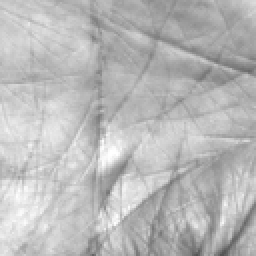
#> input picture BMP600/002_5.bmp, 128 x 128 px, given as the content of the folder images_cp/, which was not available (shown 2 times larger)
$ python Gabor.py   (older library calls are emulated)
#> lines starting #> are read from the running program, lines starting #| are printed output that depends on the picture; pictures that were not available may be replaced by others from this repository, and a replacement may not be noted
### Gabor_common.py
import numpy as np
import cv2
import sys

sys.path.append('../')


def build_filters():
    filters = []
    ksize = 31
    for theta in np.arange(0, np.pi, np.pi / 16):
        kern = cv2.getGaborKernel((ksize, ksize), 4.0, theta, 10.0, 0.5, 0, ktype=cv2.CV_32F)
        kern /= 1.5 * kern.sum()
        filters.append(kern)
#> further down, img is the input picture: shape (128, 128); min 84, max 255, mean 185.3
    return filters


def process(img, filters):
    accum = np.zeros_like(img)
    for kern in filters:
        fimg = cv2.filter2D(img, cv2.CV_8UC3, kern)
        np.maximum(accum, fimg, accum)
#> this loop made 16 passes
#> pass 1, in process, `fimg = cv2.filter2D(img, cv2.CV_8UC3, kern)`:
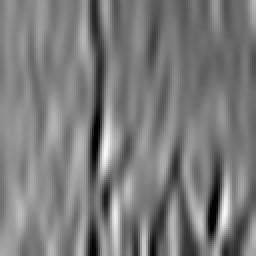
#> fimg: shape (128, 128) (shown 2 times larger); min 0, max 249, mean 123.6
#> pass 2, in process, `fimg = cv2.filter2D(img, cv2.CV_8UC3, kern)`:
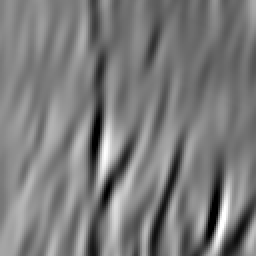
#> fimg: shape (128, 128) (shown 2 times larger); min 0, max 255, mean 123.7
#> pass 3, in process, `fimg = cv2.filter2D(img, cv2.CV_8UC3, kern)`:
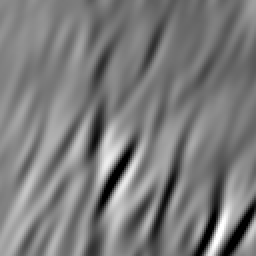
#> fimg: shape (128, 128) (shown 2 times larger); min 0, max 255, mean 123.9
#> after the loop:
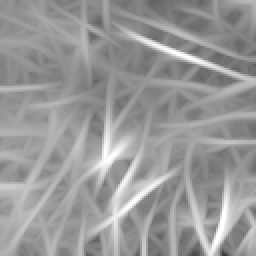
#> accum: shape (128, 128) (shown 2 times larger); min 57, max 255, mean 152.9
    return accum


# [15 lines left out: function demo, not called in this run]


def get_cos(vector_a, vector_b):
    vector_a = np.reshape(vector_a, (-1))
    vector_b = np.reshape(vector_b, (-1))
    num = np.dot(vector_a, vector_b.T)  # 若为行向量则 A * B.T
    denom = np.linalg.norm(vector_a) * np.linalg.norm(vector_b)
    cos = num / denom  # 余弦值
    sim = 0.5 + 0.5 * cos  # 归一化
    return sim

### LBP/rotation_invariant_LBP.py
import cv2
import numpy as np


def rotation_invariant_LBP(img, radius=3, neighbors=8):
#> called with radius = 10, neighbors = 8
    h, w = img.shape
#> h = 128; w = 128
    dst = np.zeros((h - 2 * radius, w - 2 * radius), dtype=img.dtype)
#> dst: shape (108, 108); every value is 0
    for k in range(neighbors):
        # 计算采样点对于中心点坐标的偏移量rx，ry
        rx = radius * np.cos(2.0 * np.pi * k / neighbors)
        ry = -(radius * np.sin(2.0 * np.pi * k / neighbors))
        # 为双线性插值做准备
        # 对采样点偏移量分别进行上下取整
        x1 = int(np.floor(rx))
        x2 = int(np.ceil(rx))
        y1 = int(np.floor(ry))
        y2 = int(np.ceil(ry))
        # 将坐标偏移量映射到0-1之间
        tx = rx - x1
        ty = ry - y1
        # 根据0-1之间的x，y的权重计算公式计算权重，权重与坐标具体位置无关，与坐标间的差值有关
        w1 = (1 - tx) * (1 - ty)
        w2 = tx * (1 - ty)
        w3 = (1 - tx) * ty
        w4 = tx * ty
        for i in range(radius, h - radius):
            for j in range(radius, w - radius):
                # 获得中心像素点的灰度值
                center = img[i, j]
                # 根据双线性插值公式计算第k个采样点的灰度值
                neighbor = img[i + y1, j + x1] * w1 + img[i + y2, j + x1] * w2 + img[i + y1, j + x2] * w3 + img[
                    i + y2, j + x2] * w4
                # LBP特征图像的每个邻居的LBP值累加，累加通过与操作完成，对应的LBP值通过移位取得
                dst[i - radius, j - radius] |= (neighbor > center) << (np.uint8)(neighbors - k - 1)
#> this loop made 8 passes
#> (rx, ry, x1, x2, y1, y2, tx, ty) on passes 1, 2, 4, 5, 6, 7, 8: (10, 0, 10, 10, 0, 0, 0, 0), (7.07, -7.07, 7, 8, -8, -7, 0.0711, 0.929), (-7.07, -7.07, -8, -7, -8, -7, 0.929, 0.929), (-10, -1.22e-15, -10, -10, -1, 0, 0, 1), (-7.07, 7.07, -8, -7, 7, 8, 0.929, 0.0711), (-1.84e-15, 10, -1, 0, 10, 10, 1, 0), (7.07, 7.07, 7, 8, 7, 8, 0.0711, 0.0711)
#> (ry, x1, x2, y1, y2, ty, w1, w2) on pass 3: (-10, 0, 1, -10, -10, 0, 1, 6.12e-16)
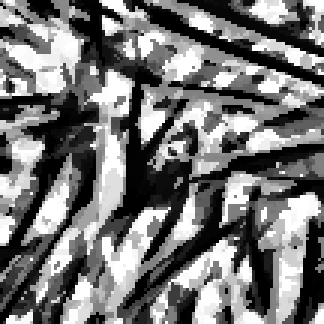
#> dst: shape (108, 108) (shown 3 times larger); min 0, max 255, mean 117.7
    # 进行旋转不变处理
    for i in range(dst.shape[0]):
        for j in range(dst.shape[1]):
            currentValue = dst[i, j]
            minValue = currentValue
            for k in range(1, neighbors):
                # 循环左移
                temp = (np.uint8)(currentValue >> (neighbors - k)) | (np.uint8)(currentValue << k)
                if temp < minValue:
                    minValue = temp

            dst[i, j] = minValue
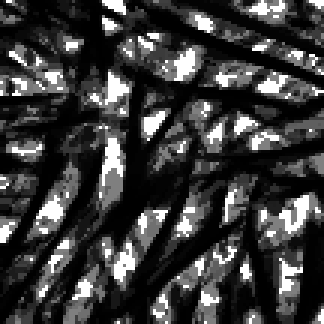
#> dst: shape (108, 108) (shown 3 times larger); min 0, max 255, mean 58.7

    return dst


# [7 lines that do not run on import are left out]

### LBP/LBPH.py
import numpy as np
from LBP.uniform_pattern_LBP import uniform_pattern_LBP
import cv2


def getLBPH(img_lbp, numPatterns, grid_x, grid_y, normed):
    '''
    计算LBP特征图像的直方图LBPH
    '''
#> called with numPatterns = 59, grid_x = 8, grid_y = 8, normed = False
    h, w = img_lbp.shape
#> h = 108; w = 108
    width = int(w / grid_x)
#> width = 13
    height = int(h / grid_y)
#> height = 13
    # 定义LBPH的行和列，grid_x*grid_y表示将图像分割的块数，numPatterns表示LBP值的模式种类
    result = np.zeros((grid_x * grid_y, numPatterns), dtype=float)
#> result: shape (64, 59) float64; every value is 0
    resultRowIndex = 0
    # 对图像进行分割，分割成grid_x*grid_y块，grid_x，grid_y默认为8
    for i in range(grid_x):
        for j in range(grid_y):
            # 图像分块
            src_cell = img_lbp[i * height:(i + 1) * height, j * width:(j + 1) * width]
            # 计算直方图
            hist_cell = getLocalRegionLBPH(src_cell, 0, (numPatterns - 1), normed)
            # 将直方图放到result中
            result[resultRowIndex] = hist_cell
            resultRowIndex += 1
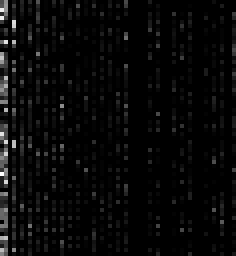
#> result: shape (64, 59) float64 (shown 4 times larger); min 0, max 56, mean 1.9; drawn with min black and max white
#> after the loop, resultRowIndex = 64
    return np.reshape(result, (-1))


def getLocalRegionLBPH(src, minValue, maxValue, normed):
    '''
    计算一个LBP特征图像块的直方图
    '''
    data = np.reshape(src, (-1))
    # 计算得到直方图bin的数目，直方图数组的大小
    bins = maxValue - minValue + 1
    # 定义直方图每一维的bin的变化范围
    ranges = (float(minValue), float(maxValue + 1))
    hist, bin_edges = np.histogram(src, bins=bins, range=ranges, normed=normed)
    return hist


# [9 lines that do not run on import are left out]

### Gabor.py
import numpy as np
import cv2
import sys
import Gabor_common as Gabor
import os
from LBP import LBPH
from LBP.MP_LBP import multi_scale_block_LBP
from LBP.rotation_invariant_LBP import rotation_invariant_LBP
from LBP.uniform_pattern_LBP import uniform_pattern_LBP

sys.path.append('../')


def step_pixel_cos():
    """
    逐像素计算图片经过Gabor滤波转换后的余弦值（有经过归一化处理）
    :return:
    """
    # 读取数据
    filters = Gabor.build_filters()
    image_path = './BMP600/'
    filenames = os.listdir(image_path)
    filenames.sort()
    image_H = np.ndarray(shape=(len(filenames), 128 * 128))
    for i in range(len(filenames)):
        img = cv2.imread(image_path + filenames[i], cv2.IMREAD_GRAYSCALE)
        res1 = Gabor.process(img, filters)
        image_H[i] = res1.reshape((-1))
        # 做归一化处理
        image_H[i] = (image_H[i] - np.mean(image_H[i])) / (np.max(image_H[i]) - np.min(image_H[i]))
        if i == 17:
            break

    # 计算余弦值
    print('图片001_1.bmp 与图片001_*.bmp 的特征向量余弦值：')
    for i in range(6):
        print('001_1.bmp 与001_%d.bmp:%f' % (i + 1, Gabor.get_cos(image_H[0], image_H[i])))
    print('图片001_1.bmp 与图片002_*.bmp 的特征向量余弦值：')
    for i in range(6, 12):
        print('001_1.bmp 与img_Categary_1_Num%d.bmp:%f' % (i + 1, Gabor.get_cos(image_H[0], image_H[i])))
    print('图片001_1.bmp 与图片003_*.bmp 的特征向量余弦值：')
    for i in range(12, 18):
        print('001_1.bmp 与003_%d.bmp:%f' % (i + 1, Gabor.get_cos(image_H[0], image_H[i])))


if __name__ == '__main__':
    # step_pixel_cos()
    # 读取数据
    NUM_PATTERNS = 59
    filters = Gabor.build_filters()
    image_path = 'images_cp/'
    filenames = os.listdir(image_path)
    filenames.sort()
    image_H = np.ndarray(shape=(len(filenames), 64 * NUM_PATTERNS))
    for i in range(len(filenames)):
        print(filenames[i])
        img = cv2.imread(image_path + filenames[i], cv2.IMREAD_GRAYSCALE)
        res1 = Gabor.process(img, filters)
        #res1 = img
        #lbp_img = multi_scale_block_LBP(res1, 5)
        lbp_img = rotation_invariant_LBP(res1,radius=10)    #使用旋转不变性
        #lbp_img = uniform_pattern_LBP(res1)  # 使用旋转不变性

        image_H[i] = LBPH.getLBPH(lbp_img, NUM_PATTERNS, 8, 8, False)
        if i == 15:
            break

    # 计算余弦值

    print('img_Categary_0_Num0.bmp 与图片img_Categary_0_Num*.bmp 的特征向量余弦值：')
    for i in range(5):
#> (the run stopped early here; a loop or call above may not have finished)

$ run again, on BMP600/009_1.bmp
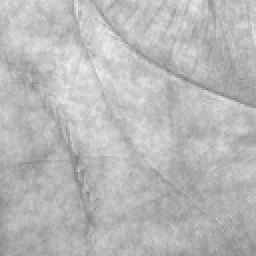
#> input picture BMP600/009_1.bmp, 128 x 128 px, given as the content of the folder images_cp/, which was not available (shown 2 times larger)
#> img is the input picture: shape (128, 128); min 126, max 239, mean 184.7
#> after the loop in process, `for kern in filters:`:
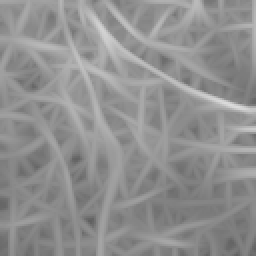
#> accum: shape (128, 128) (shown 2 times larger); min 96, max 219, mean 143.9
#> the loop in rotation_invariant_LBP, `for k in range(neighbors):` made 8 passes
#> (rx, ry, x1, x2, y1, y2, tx, ty) on passes 1, 2, 4, 5, 6, 7, 8: (10, 0, 10, 10, 0, 0, 0, 0), (7.07, -7.07, 7, 8, -8, -7, 0.0711, 0.929), (-7.07, -7.07, -8, -7, -8, -7, 0.929, 0.929), (-10, -1.22e-15, -10, -10, -1, 0, 0, 1), (-7.07, 7.07, -8, -7, 7, 8, 0.929, 0.0711), (-1.84e-15, 10, -1, 0, 10, 10, 1, 0), (7.07, 7.07, 7, 8, 7, 8, 0.0711, 0.0711)
#> after the loop in getLBPH, `for i in range(grid_x):`:
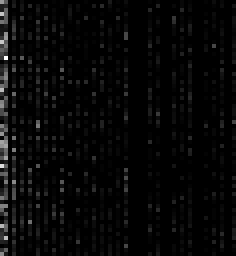
#> result: shape (64, 59) float64 (shown 4 times larger); min 0, max 61, mean 1.8; drawn with min black and max white
#> after the loop in getLBPH, `for i in range(grid_x):`: resultRowIndex = 64

$ run again, on BMP600/009_6.bmp
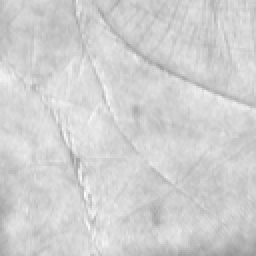
#> input picture BMP600/009_6.bmp, 128 x 128 px, given as the content of the folder images_cp/, which was not available (shown 2 times larger)
#> img is the input picture: shape (128, 128); min 151, max 251, mean 208.6
#> after the loop in process, `for kern in filters:`:
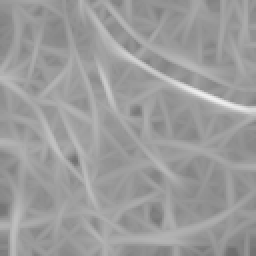
#> accum: shape (128, 128) (shown 2 times larger); min 109, max 239, mean 155.9
#> the loop in rotation_invariant_LBP, `for k in range(neighbors):` made 8 passes
#> (rx, ry, x1, x2, y1, y2, tx, ty) on passes 1, 2, 4, 5, 6, 7, 8: (10, 0, 10, 10, 0, 0, 0, 0), (7.07, -7.07, 7, 8, -8, -7, 0.0711, 0.929), (-7.07, -7.07, -8, -7, -8, -7, 0.929, 0.929), (-10, -1.22e-15, -10, -10, -1, 0, 0, 1), (-7.07, 7.07, -8, -7, 7, 8, 0.929, 0.0711), (-1.84e-15, 10, -1, 0, 10, 10, 1, 0), (7.07, 7.07, 7, 8, 7, 8, 0.0711, 0.0711)
#> after the loop in getLBPH, `for i in range(grid_x):`:
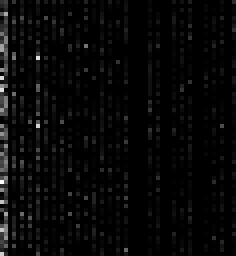
#> result: shape (64, 59) float64 (shown 4 times larger); min 0, max 59, mean 1.8; drawn with min black and max white
#> after the loop in getLBPH, `for i in range(grid_x):`: resultRowIndex = 64
